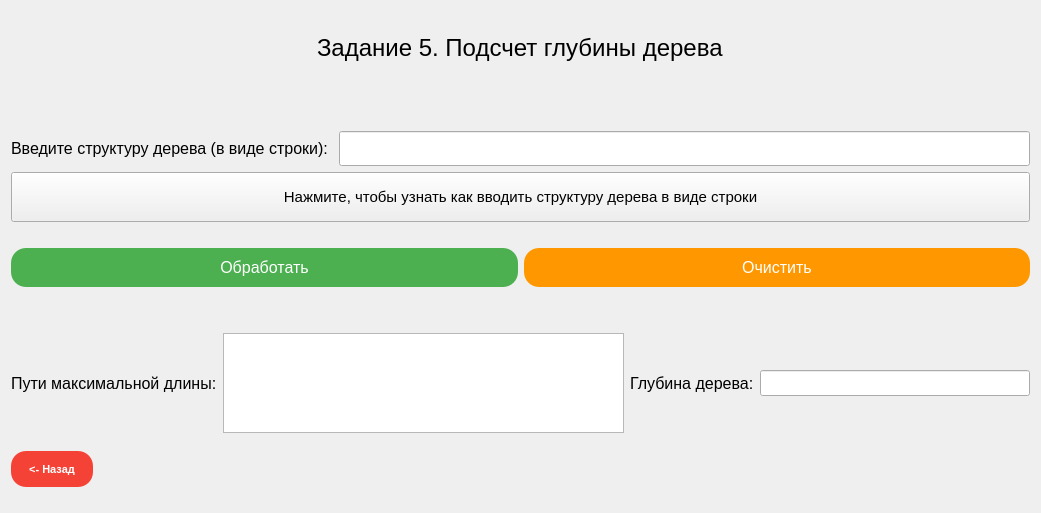
<?xml version="1.0" encoding="UTF-8"?>
<ui version="4.0">
 <class>task5widget</class>
 <widget class="QWidget" name="task5widget">
  <property name="geometry">
   <rect>
    <x>0</x>
    <y>0</y>
    <width>1041</width>
    <height>513</height>
   </rect>
  </property>
  <property name="windowTitle">
   <string>Form</string>
  </property>
  <layout class="QGridLayout" name="gridLayout">
   <item row="4" column="0" colspan="2">
    <layout class="QHBoxLayout" name="horizontalLayout_5">
     <item>
      <layout class="QHBoxLayout" name="horizontalLayout_4">
       <item>
        <widget class="QLabel" name="label_4">
         <property name="font">
          <font>
           <pointsize>12</pointsize>
          </font>
         </property>
         <property name="text">
          <string>Пути максимальной длины:</string>
         </property>
        </widget>
       </item>
       <item>
        <widget class="QTextEdit" name="textEditTask5_TreeOutput">
         <property name="maximumSize">
          <size>
           <width>16777215</width>
           <height>100</height>
          </size>
         </property>
         <property name="font">
          <font>
           <pointsize>11</pointsize>
          </font>
         </property>
         <property name="readOnly">
          <bool>true</bool>
         </property>
        </widget>
       </item>
       <item>
        <layout class="QHBoxLayout" name="horizontalLayout_3">
         <item>
          <layout class="QVBoxLayout" name="verticalLayout"/>
         </item>
         <item>
          <widget class="QLabel" name="label_3">
           <property name="font">
            <font>
             <pointsize>12</pointsize>
            </font>
           </property>
           <property name="text">
            <string>Глубина дерева:</string>
           </property>
          </widget>
         </item>
         <item>
          <widget class="QLineEdit" name="lineEditTask5_Output">
           <property name="font">
            <font>
             <pointsize>11</pointsize>
            </font>
           </property>
           <property name="readOnly">
            <bool>true</bool>
           </property>
          </widget>
         </item>
        </layout>
       </item>
      </layout>
     </item>
    </layout>
   </item>
   <item row="1" column="1">
    <spacer name="verticalSpacer">
     <property name="orientation">
      <enum>Qt::Vertical</enum>
     </property>
     <property name="sizeType">
      <enum>QSizePolicy::Fixed</enum>
     </property>
     <property name="sizeHint" stdset="0">
      <size>
       <width>20</width>
       <height>40</height>
      </size>
     </property>
    </spacer>
   </item>
   <item row="2" column="0" colspan="2">
    <layout class="QVBoxLayout" name="verticalLayout_2">
     <item>
      <layout class="QHBoxLayout" name="horizontalLayout">
       <item>
        <widget class="QLabel" name="label_2">
         <property name="font">
          <font>
           <pointsize>12</pointsize>
          </font>
         </property>
         <property name="text">
          <string>Введите структуру дерева (в виде строки): </string>
         </property>
        </widget>
       </item>
       <item>
        <widget class="QLineEdit" name="lineEditTask5_Input">
         <property name="minimumSize">
          <size>
           <width>0</width>
           <height>35</height>
          </size>
         </property>
         <property name="font">
          <font>
           <pointsize>11</pointsize>
          </font>
         </property>
        </widget>
       </item>
      </layout>
     </item>
     <item>
      <widget class="QPushButton" name="buttonTask5_Help">
       <property name="minimumSize">
        <size>
         <width>0</width>
         <height>50</height>
        </size>
       </property>
       <property name="font">
        <font>
         <pointsize>11</pointsize>
        </font>
       </property>
       <property name="text">
        <string>Нажмите, чтобы узнать как вводить структуру дерева в виде строки</string>
       </property>
      </widget>
     </item>
     <item>
      <spacer name="verticalSpacer_3">
       <property name="orientation">
        <enum>Qt::Vertical</enum>
       </property>
       <property name="sizeType">
        <enum>QSizePolicy::Fixed</enum>
       </property>
       <property name="sizeHint" stdset="0">
        <size>
         <width>20</width>
         <height>20</height>
        </size>
       </property>
      </spacer>
     </item>
     <item>
      <layout class="QHBoxLayout" name="horizontalLayout_2">
       <item>
        <widget class="QPushButton" name="buttonTask5_Calculate">
         <property name="font">
          <font>
           <pointsize>12</pointsize>
          </font>
         </property>
         <property name="styleSheet">
          <string notr="true">QPushButton {
    background-color: #4CAF50;  
    color: white;
    border: none;
    padding: 10px;
    min-width: 10px;         
    min-height: 10px;          
    border-radius: 15px;      
}
QPushButton:hover {
    background-color: #45a049;  
}
QPushButton:pressed {
    background-color: #3e8e41; 
}</string>
         </property>
         <property name="text">
          <string>Обработать</string>
         </property>
        </widget>
       </item>
       <item>
        <widget class="QPushButton" name="buttonTask5_Clean">
         <property name="font">
          <font>
           <pointsize>12</pointsize>
          </font>
         </property>
         <property name="styleSheet">
          <string notr="true">QPushButton {
    background-color: #FF9800;   
    color: white;
    border: none;
    padding: 10px;
    min-width: 10px;         
    min-height: 10px;          
    border-radius: 15px;     
}
QPushButton:hover {
    background-color: #F57C00;    
}
QPushButton:pressed {
    background-color: #E65100;    
}</string>
         </property>
         <property name="text">
          <string>Очистить</string>
         </property>
        </widget>
       </item>
      </layout>
     </item>
    </layout>
   </item>
   <item row="5" column="0">
    <widget class="QPushButton" name="buttonBack">
     <property name="maximumSize">
      <size>
       <width>82</width>
       <height>36</height>
      </size>
     </property>
     <property name="font">
      <font>
       <pointsize>8</pointsize>
       <weight>75</weight>
       <bold>true</bold>
      </font>
     </property>
     <property name="styleSheet">
      <string notr="true">QPushButton {
    background-color: #f44336; 
    color: white;
    border: none;
    padding: 10px;
    min-width: 10px;
    min-height: 6px;
    border-radius: 15px;
}

QPushButton:hover {
    background-color: #d32f2f;  
}

QPushButton:pressed {
    background-color: #b71c1c;  
}</string>
     </property>
     <property name="text">
      <string>&lt;- Назад</string>
     </property>
    </widget>
   </item>
   <item row="3" column="0">
    <spacer name="verticalSpacer_2">
     <property name="orientation">
      <enum>Qt::Vertical</enum>
     </property>
     <property name="sizeType">
      <enum>QSizePolicy::Fixed</enum>
     </property>
     <property name="sizeHint" stdset="0">
      <size>
       <width>20</width>
       <height>28</height>
      </size>
     </property>
    </spacer>
   </item>
   <item row="0" column="0" colspan="2" alignment="Qt::AlignHCenter">
    <widget class="QLabel" name="label">
     <property name="maximumSize">
      <size>
       <width>16777215</width>
       <height>50</height>
      </size>
     </property>
     <property name="font">
      <font>
       <pointsize>18</pointsize>
      </font>
     </property>
     <property name="text">
      <string>Задание 5. Подсчет глубины дерева</string>
     </property>
    </widget>
   </item>
  </layout>
 </widget>
 <resources/>
 <connections/>
</ui>
